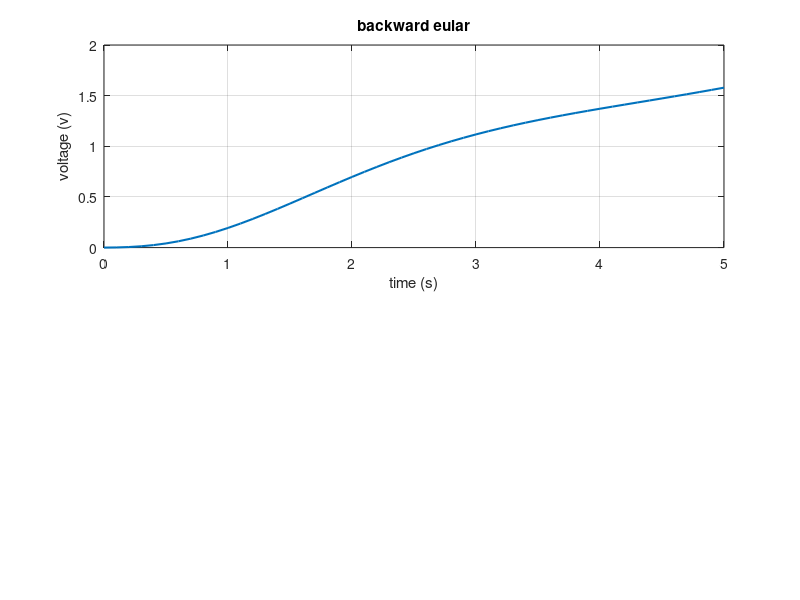

This figure's MATLAB source: (Note: this script raises an error after producing the figure.)
%% matrix init

C=[ 3, 0, 0, 0, 0, 0, 0, 0, 0, 0, 0, 0, 0, 0, 0, 0, 0, 0, 0; 
    0, 0, 0, 0, 0, 0, 0, 0, 0, 0, 0, 0, 0, 0, 0, 0, 0, 0, 0;
    0, 0, 0, 0, 0, 0, 0, 0, 0, 0, 0, 0, 0, 0, 0, 0, 0, 0, 0;
    0, 0, 0, 0, 0, 0, 0, 0, 0, 0, 0, 0, 0, 0, 0, 0, 0, 0, 0;
    0, 0, 0, 0, 1, 0, 0, 0, 0, 0, 0, 0, 0, 0, 0, 0, 0, 0, 0;
    0, 0, 0, 0, 0, 1, 0, 0, 0, 0, 0, 0, 0, 0, 0, 0, 0, 0, 0;
    0, 0, 0, 0, 0, 0, 1, 0, 0, 0, 0, 0, 0, 0, 0, 0, 0, 0, 0;
    0, 0, 0, 0, 0, 0, 0, 0, 0, 0, 0, 0, 0, 0, 0, 0, 0, 0, 0;
    0, 0, 0, 0, 0, 0, 0, 0, 0, 0, 0, 0, 0, 0, 0, 0, 0, 0, 0;
    0, 0, 0, 0, 0, 0, 0, 0, 0, 0, 0, 0, 0, 0, 0, 0, 0, 0, 0;
    0, 0, 0, 0, 0, 0, 0, 0, 0, 0, 1, 0, 0, 0, 0, 0, 0, 0, 0;
    0, 0, 0, 0, 0, 0, 0, 0, 0, 0, 0, 1, 0, 0, 0, 0, 0, 0, 0;
    0, 0, 0, 0, 0, 0, 0, 0, 0, 0, 0, 0, 1, 0, 0, 0, 0, 0, 0;
    0, 0, 0, 0, 0, 0, 0, 0, 0, 0, 0, 0, 0, 1, 0, 0, 0, 0, 0;
    0, 0, 0, 0, 0, 0, 0, 0, 0, 0, 0, 0, 0, 0, 1, 0, 0, 0, 0;
    0, 0, 0, 0, 0, 0, 0, 0, 0, 0, 0, 0, 0, 0, 0, 1, 0, 0, 0;
    0, 0, 0, 0, 0, 0, 0, 0, 0, 0, 0, 0, 0, 0, 0, 0, 1, 0, 0;
    0, 0, 0, 0, 0, 0, 0, 0, 0, 0, 0, 0, 0, 0, 0, 0, 0, 1, 0;
    0, 0, 0, 0, 0, 0, 0, 0, 0, 0, 0, 0, 0, 0, 0, 0, 0, 0, 1;];

G=[ 4,-1,-1,-1, 0, 0, 0, 0, 0, 0, 0, 0, 0, 0, 0, 0, 0, 0, 0;
   -1, 1, 0, 0, 0, 0, 0, 0, 0, 0, 0, 0, 0, 1, 0, 0, 0, 0, 0;
   -1, 0, 1, 0, 0, 0, 0, 0, 0, 0, 0, 0, 0, 0, 1, 0, 0, 0, 0;
   -1, 0, 0, 1, 0, 0, 0, 0, 0, 0, 0, 0, 0, 0, 0, 1, 0, 0, 0;
    0, 0, 0, 0, 2,-1, 0,-1, 0, 0, 0, 0, 0,-1, 0, 0, 0, 0, 0;
    0, 0, 0, 0,-1, 3,-1, 0,-1, 0, 0, 0, 0, 0,-1, 0, 0, 0, 0;
    0, 0, 0, 0, 0,-1, 2, 0, 0,-1, 0, 0, 0, 0, 0,-1, 0, 0, 0;
    0, 0, 0, 0,-1, 0, 0, 1, 0, 0, 0, 0, 0, 0, 0, 0, 1, 0, 0;
    0, 0, 0, 0, 0,-1, 0, 0, 1, 0, 0, 0, 0, 0, 0, 0, 0, 1, 0;
    0, 0, 0, 0, 0, 0,-1, 0, 1, 0, 0, 0, 0, 0, 0, 0, 0, 0, 1;
    0, 0, 0, 0, 0, 0, 0, 0, 0, 1,-1, 0, 0, 0, 0, 0,-1, 0, 0;
    0, 0, 0, 0, 0, 0, 0, 0, 0,-1, 3,-1, 0, 0, 0, 0, 0,-1, 0;
    0, 0, 0, 0, 0, 0, 0, 0, 0, 0,-1, 1, 0, 0, 0, 0, 0, 0,-1;
    0,-1, 0, 0, 1, 0, 0, 0, 0, 0, 0, 0, 0, 0, 0, 0, 0, 0, 0;
    0, 0,-1, 0, 0, 1, 0, 0, 0, 0, 0, 0, 0, 0, 0, 0, 0, 0, 0;
    0, 0, 0,-1, 0, 0, 1, 0, 0, 0, 0, 0, 0, 0, 0, 0, 0, 0, 0;
    0, 0, 0, 0, 0, 0, 0,-1, 0, 0, 1, 0, 0, 0, 0, 0, 0, 0, 0;
    0, 0, 0, 0, 0, 0, 0, 0,-1, 0, 0, 1, 0, 0, 0, 0, 0, 0, 0;
    0, 0, 0, 0, 0, 0, 0, 0, 0,-1, 0, 0, 1, 0, 0, 0, 0, 0, 0;];

B=[1; 0; 0; 0; 0; 0; 0; 0; 0; 0; 0; 0; 0; 0; 0; 0; 0; 0; 0];


u = 5;

%% backward eular

delta_t = 0.1;
timestep = 0: delta_t: 5;
timestep_len = length(timestep);
eular_result = zeros(timestep_len, 1);

v_next = zeros(19, 1);
for i = 2: timestep_len
    v_next = (G + C / delta_t) \ (C * v_next / delta_t + B * u);
    eular_result(i) = v_next(6);
end

figure;  % 建議明確開新圖
ax1 = subplot(2, 1, 1);
plot(ax1, timestep, eular_result, 'LineWidth', 1.5);
grid(ax1, 'on');
title(ax1, "backward eular");
xlabel(ax1, "time (s)");
ylabel(ax1, "voltage (v)");


%% moment matching

syms s t;

m0 = inv(G) * B * u / s;
m1 = - inv(G) * C * m0;
m2 = - inv(G) * C * m1;
m3 = - inv(G) * C * m2;

sys = (m0 + m1 * s + m2 * s^2 + m3 * s^3);

node_middle = sys(6);

node_middlex = pade(node_middle, s, 'Order', [0, 3]);

disp(node_middlex);

inv_lap = ilaplace(node_middlex, s, t);

% --- numeric evaluation on the same timestep grid ---
v_mm_sym = inv_lap;                     % symbolic v6(t)
v_mm = double(subs(v_mm_sym, t, timestep));  % evaluate at timestep (0:dt:5)
v_mm = real(v_mm(:));                   % make it a real column vector (safety)

% --- plot (moment matching) ---
ax2 = subplot(2, 1, 2);
plot(ax2, timestep, v_mm, 'LineWidth', 1.5);
grid(ax2, 'on');
title(ax2, "moment matching");
xlabel(ax2, "time (s)");
ylabel(ax2, "voltage (v)");